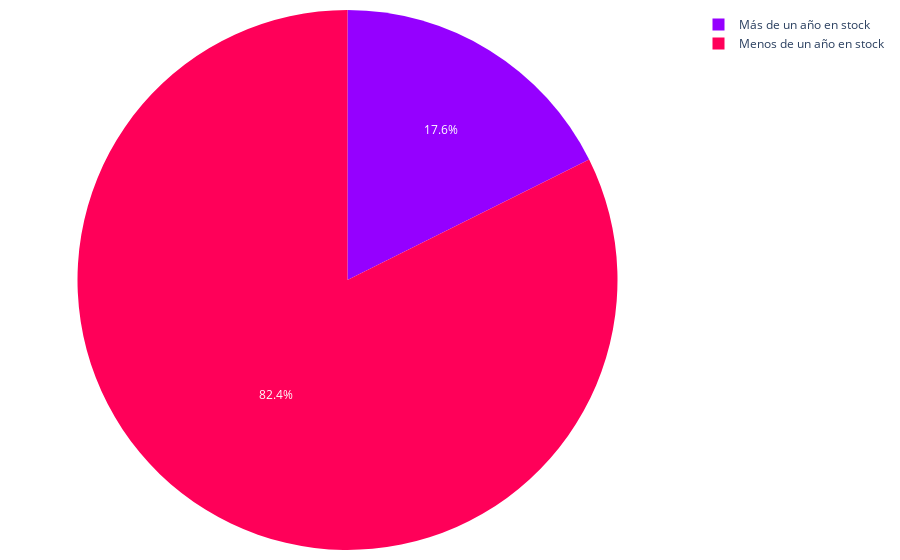

The code cell stored with this chart in its notebook:
### Code cell
labels = riesgo_stock['stock']
values = riesgo_stock['casas']
colores = ['#9500ff', '#ff0059']
# Crear el gráfico de pastel
fig = go.Figure(data=[go.Pie(
    labels=labels, 
    values=values, 
    sort=False,    
    marker=dict(colors=colores,)
)])
fig.update_layout(margin=dict(l=10, r=10, t=10, b=10),)
# Exportar gráfica como archivo HTML
def guardar_grafico_como_html(fig, nombre_archivo, carpeta='assets\graficas'):
    # Crear la carpeta si no existe
    if not os.path.exists(carpeta):
        os.makedirs(carpeta)
    # Gráfica como archivo HTML en la carpeta especificada
    pio.write_html(fig, f'{carpeta}/{nombre_archivo}.html')
guardar_grafico_como_html(fig, 'g_pie_riesgo', carpeta='assets\graficas')
fig.show()

### Figure 1 — Plotly figure (JSON) as saved in the notebook; plotly's stock layout.template omitted (floating-point values rounded to 4 significant figures)
{"data": [{"labels": ["Más de un año en stock", "Menos de un año en stock"], "marker": {"colors": ["#9500ff", "#ff0059"]}, "sort": false, "type": "pie", "values": [248, 1158]}], "layout": {"margin": {"b": 10, "l": 10, "r": 10, "t": 10}}}
